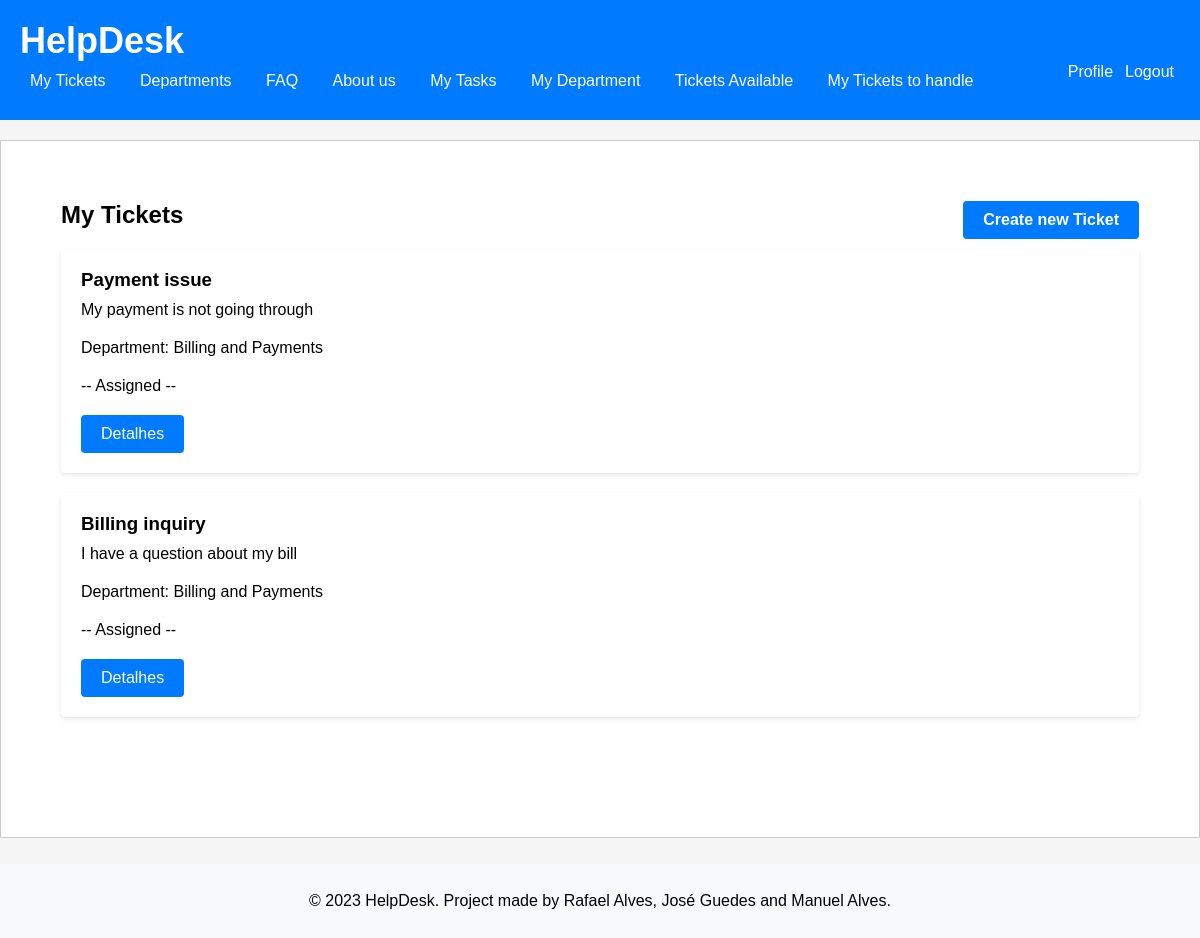
The app's page /pages/ticketpage.php (signed in), older data.
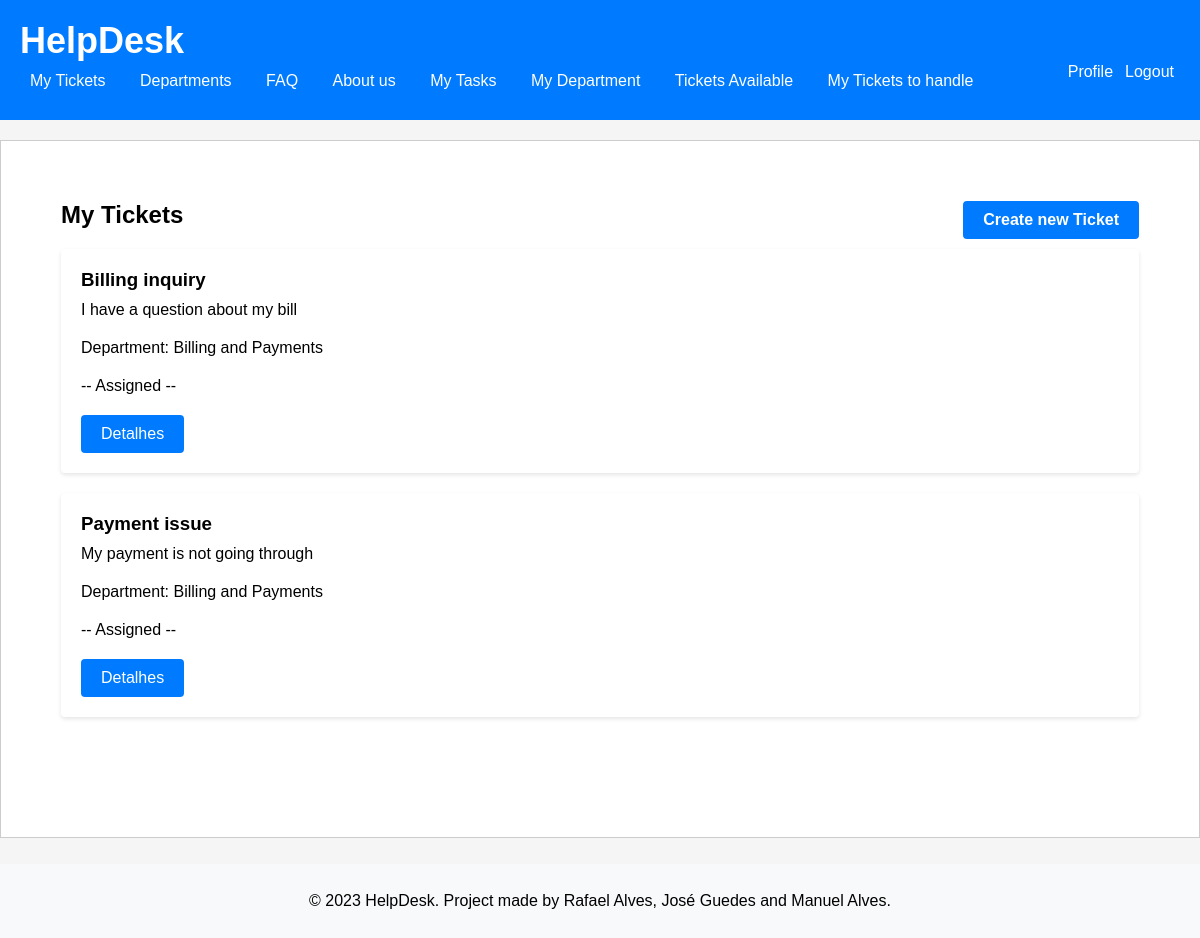
The same page, newer data.
### tables this page shows
CREATE TABLE Ticket (
    id INTEGER PRIMARY KEY AUTOINCREMENT,
    title varchar(255) NOT NULL UNIQUE,
    description VARCHAR(255) NOT NULL,
    ticket_status VARCHAR (10)  NOT NULL DEFAULT 'Open' CHECK (ticket_status IN ('Open', 'Assigned', 'Closed')),
    created_at TIMESTAMP NOT NULL DEFAULT CURRENT_TIMESTAMP,
    updated_at TIMESTAMP NOT NULL DEFAULT CURRENT_TIMESTAMP,
    id_user INTEGER, /* id do client que criou o ticket */
    id_agent INTEGER DEFAULT NULL, /* id do agent que está a tratar do ticket */
    id_department INTEGER, /* id do department do ticket */
    CONSTRAINT current_edit_date_ck CHECK (created_at <= updated_at),
    CONSTRAINT id_usertFK FOREIGN KEY(id_user) REFERENCES User(id),
    CONSTRAINT id_agentFK FOREIGN KEY(id_agent) REFERENCES User(id),
    CONSTRAINT id_departmentFK FOREIGN KEY(id_department) REFERENCES Department(id)
);

CREATE TABLE Department (
    id INTEGER PRIMARY KEY AUTOINCREMENT,
    name varchar(255) NOT NULL UNIQUE,
    created_at TIMESTAMP NOT NULL DEFAULT CURRENT_TIMESTAMP
);

### utils/session.php (called while the page is built, shortened)
<?php
   function getUserID() {
       if(isset($_SESSION['userID'])) {
            return $_SESSION['userID'];
       } else {
           return null;
       }
   }
?>

### database/ticket.class.php (called while the page is built, shortened)
<?php
  class Ticket {
    static function getTicketsbyUser(PDO $db, int $id_user){
      $stmt = $db->prepare('
        SELECT id, title, description, id_department, ticket_status
        FROM Ticket
        WHERE id_user = ?
        ORDER by updated_at desc
      ');
      $stmt->execute(array($id_user));
      $row = $stmt->fetchAll(PDO::FETCH_ASSOC);
      return $row;
    }
  }
?>

### actions/getUser_tickets.php (called while the page is built, shortened)
<?php
require_once(__DIR__ . '/../database/connection.db.php');
require_once(__DIR__ . '/../database/ticket.class.php');
$tickets = Ticket::getTicketsbyUser($dbh, getUserID());
?>

### database/department.class.php (called while the page is built, shortened)
<?php
  class Department {
    static function getName($id) {
      global $dbh;
      try {
        $stmt = $dbh->prepare('SELECT name FROM Department WHERE id = ?');
        $stmt->execute(array($id));
        if($row = $stmt->fetch()){
          return $row['name'];
        }
      }catch(PDOException $e) {
        return -1;
      }
    }
  }
?>

### pages/ticketpage.php (the view, shortened to what this page needs)
<?php
  require_once(__DIR__ . '/../templates/header.tpl.php');
  require_once(__DIR__ . '/../templates/footer.tpl.php');
?>
  <section class="tickets">
      <h2>My Tickets
        <a href="novo_ticket.php" class="button">Create new Ticket</a>
      </h2>
      <ul>
        <?php
        require_once(__DIR__ . '/../actions/getUser_tickets.php');
        for($i = 0; $i < count($tickets); $i++) {
        include_once("../database/department.class.php");
        $depart = Department::getName($tickets[$i]['id_department']);
        ?>
        <li>
          <div class="ticket" id="<?=$tickets[$i]['id']?>">
            <h3> <?=$tickets[$i]['title']?></h3>
            <p> <?=$tickets[$i]['description']?> </p>
            <p> Department: <?=$depart?> </p>
            <p>-- <?=$tickets[$i]['ticket_status']?> --</p>
            <a href="../pages/detailTicket.php?id=<?=$tickets[$i]['id']?>" class="button">Detalhes</a>
          </div>
        </li>
        <?php } ?>
      </ul>
    </section>

Row changes from the older to the newer data that the page shows:
changed ticket "Billing inquiry": moves up the list
